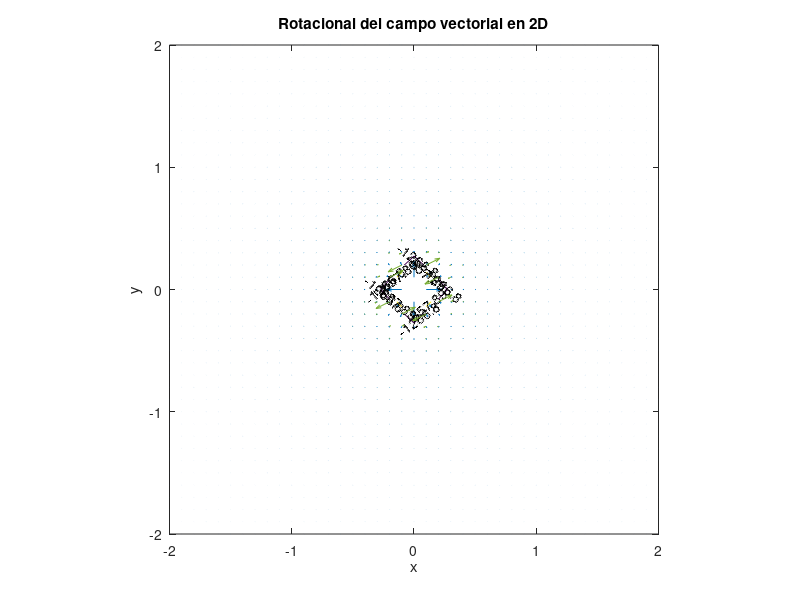
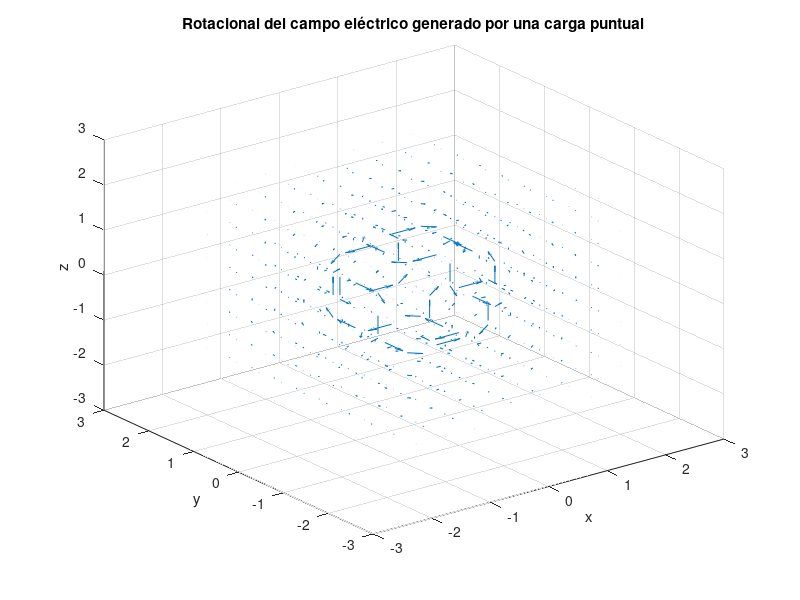

MATLAB code to generate these figures, in order:
% Parámetros
figure(1)
k = 8.99e9; % Constante de Coulomb
q = 1e-9;   % Carga puntual en Culombios
[x, y] = meshgrid(-2:0.1:2, -2:0.1:2); % Definir una rejilla de puntos en el espacio

% Calcular el campo eléctrico
r = sqrt(x.^2 + y.^2);
Ex = k * q * x ./ (r.^3);
Ey = k * q * y ./ (r.^3);

% Plotear el campo eléctrico
quiver(x, y, Ex, Ey);
xlabel('x');
ylabel('y');
title('Campo eléctrico generado por una carga puntual');
axis equal;

D = divergence(x,y,Ex,Ey);
hold on
contour(x,y,D,'ShowText','on')

%figure(2)
[Cx,Cy]=curl(x,y,Ex,Ey); %calculo del rotacional
%surf(x,y,ang)

% Visualizar el rotacional en un gráfico 2D
hold on;
quiver(x, y, Cx,Cy);
xlabel('x');
ylabel('y');
title('Rotacional del campo vectorial en 2D');

figure(3)
% Parámetros
k = 8.99e9; % Constante de Coulomb
q = 1e-9;   % Carga puntual en Coulombs

% Definir una rejilla de puntos en el espacio
[x, y, z] = meshgrid(-2:0.5:2, -2:0.5:2, -2:0.5:2);

% Calcular el campo eléctrico generado por una carga puntual
r = sqrt(x.^2 + y.^2 + z.^2);
Ex = k * q * x ./ (r.^3);
Ey = k * q * y ./ (r.^3);
Ez = k * q * z ./ (r.^3);

% Calcular el rotacional del campo eléctrico
[Cx, Cy, Cz] = curl(x, y, z, Ex, Ey, Ez);

% Visualizar el rotacional en un gráfico 3D
quiver3(x, y, z, Cx, Cy, Cz);
xlabel('x');
ylabel('y');
zlabel('z');
title('Rotacional del campo eléctrico generado por una carga puntual');
